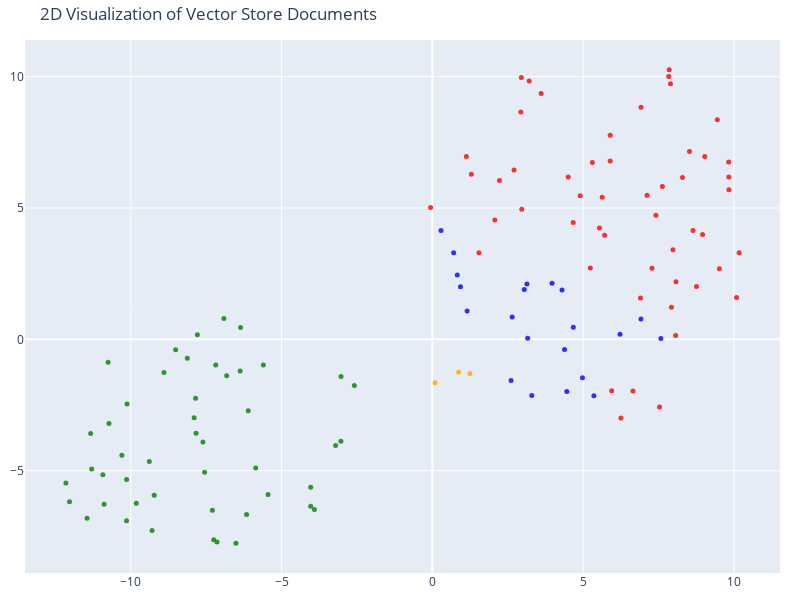

Notebook cell for this chart:
### Code cell
# We humans find it easier to visalize things in 2D!
# Reduce the dimensionality of the vectors to 2D using t-SNE
# (t-distributed stochastic neighbor embedding)

tsne = TSNE(n_components=2, random_state=42)
reduced_vectors = tsne.fit_transform(vectors)

# Create the 2D scatter plot using Plotly
fig = go.Figure(data=[go.Scatter(
    x=reduced_vectors[:, 0],
    y=reduced_vectors[:, 1],
    mode='markers',
    marker=dict(size=5, color=colors, opacity=0.8),
    text=[f"Type: {t}<br>Text: {d[0:100]}..." for t, d in zip(doc_types, documents)],
    hoverinfo='text'
)])

fig.update_layout(
    title='2D Visualization of Vector Store Documents',
    scene=dict(xaxis_title='x', yaxis_title='y'),
    width=800,
    height=600,
    margin=dict(r=20, b=10, l=10, t=40)
)

fig.show()

### Figure 1 — Plotly figure (JSON) as saved in the notebook; plotly's stock layout.template omitted (floating-point values rounded to 4 significant figures)
{"data": [{"hoverinfo": "text", "marker": {"color": ["orange", "orange", "orange", "red", "red", "red", "red", "red", "red", "red", "red", "red", "red", "red", "red", "red", "red", "red", "red", "red", "red", "red", "red", "red", "red", "red", "red", "red", "red", "red", "red", "red", "red", "red", "red", "red", "red", "red", "red", "red", "red", "red", "red", "red", "red", "red", "red", "red", "red", "red", "red", "red", "red", "red", "red", "green", "green", "green", "green", "green", "green", "green", "green", "green", "green", "green", "green", "green", "green", "green", "green", "green", "green", "green", "green", "green", "green", "green", "green", "green", "green", "green", "green", "green", "green", "green", "green", "green", "green", "green", "green", "green", "green", "green", "green", "green", "green", "green", "green", "green", "green", "green", "blue", "blue", "blue", "blue", "blue", "blue", "blue", "blue", "blue", "blue", "blue", "blue", "blue", "blue", "blue", "blue", "blue", "blue", "blue", "blue", "blue"], "opacity": 0.8, "size": 5}, "mode": "markers", "text": ["Type: company<br>Text: # About Insurellm\n\nInsurellm was founded by Avery Lancaster in 2015 as an insurance tech startup des...", "Type: company<br>Text: # Careers at Insurellm\n\nInsurellm is hiring! We are looking for talented software engineers, data sc...", "Type: company<br>Text: # Overview of Insurellm\n\nInsurellm is an innovative insurance tech firm with 200 employees across th...", "Type: contracts<br>Text: # Contract with Apex Reinsurance for Rellm: AI-Powered Enterprise Reinsurance Solution\n\n## Terms\n\n1....", "Type: contracts<br>Text: ## Renewal\n\n1. **Automatic Renewal**: This Agreement will automatically renew for successive one-yea...", "Type: contracts<br>Text: 2. **Seamless Integrations**: The architecture of Rellm allows for easy integration with existing sy...", "Type: contracts<br>Text: 1. **Technical Support**: Provider shall offer dedicated technical support to the Client via phone, ...", "Type: contracts<br>Text: **Insurellm, Inc.**  \n_____________________________  \nAuthorized Signature   \nDate: ________________...", "Type: contracts<br>Text: # Contract with Belvedere Insurance for Markellm\n\n## Terms\nThis Contract (\"Agreement\") is made and e...", "Type: contracts<br>Text: ## Renewal\n1. **Renewal Terms**: This Agreement may be renewed for additional one-year terms upon mu...", "Type: contracts<br>Text: ## Features\n1. **AI-Powered Matching**: Belvedere Insurance will benefit from Markellm's AI-powered ...", "Type: contracts<br>Text: ## Support\n1. **Technical Support**: Technical support will be available from 9 AM to 7 PM EST, Mond...", "Type: contracts<br>Text: **Belvedere Insurance**  \nSignature: ______________________  \nName: [Authorized Signatory]  \nTitle: ...", "Type: contracts<br>Text: # Contract with BrightWay Solutions for Markellm\n\n**Contract Date:** October 5, 2023  \n**Contract ID...", "Type: contracts<br>Text: 3. **Service Level Agreement (SLA):**  \n   Insurellm commits to a 99.9% uptime for the platform with...", "Type: contracts<br>Text: 2. **Real-Time Quote Availability:**  \n   Consumers sourced via BrightWay Solutions will receive rea...", "Type: contracts<br>Text: 3. **Training and Onboarding:**  \n   Insurellm agrees to provide one free training session on how to...", "Type: contracts<br>Text: # Contract with EverGuard Insurance for Rellm: AI-Powered Enterprise Reinsurance Solution\n\n**Contrac...", "Type: contracts<br>Text: 4. **Usage Rights**: EverGuard Insurance is granted a non-exclusive, non-transferable license to acc...", "Type: contracts<br>Text: 1. **Core Functionality**: Rellm provides EverGuard Insurance with advanced AI-driven analytics, sea...", "Type: contracts<br>Text: 1. **Customer Support**: Insurellm will provide EverGuard Insurance with 24/7 customer support, incl...", "Type: contracts<br>Text: ---\n\n**Signatures**  \n**For Insurellm**: __________________________  \n**Name**: John Smith  \n**Title...", "Type: contracts<br>Text: # Contract with GreenField Holdings for Markellm\n\n**Effective Date:** November 15, 2023  \n**Contract...", "Type: contracts<br>Text: ## Renewal\n1. **Automatic Renewal**: This contract will automatically renew for sequential one-year ...", "Type: contracts<br>Text: ## Features\n1. **AI-Powered Matching**: Access to advanced algorithms that connect GreenField Holdin...", "Type: contracts<br>Text: ## Support\n1. **Customer Support Access**: The Client will have access to dedicated support through ...", "Type: contracts<br>Text: **Signatures:**  \n_________________________                           _________________________  \n**...", "Type: contracts<br>Text: # Contract with Greenstone Insurance for Homellm\n\n---\n\n## Terms\n\n1. **Parties**: This Contract (\"Agr...", "Type: contracts<br>Text: 4. **Payment Terms**: \n   - The Customer shall pay an amount of $10,000 per month for the Standard T...", "Type: contracts<br>Text: ---\n\n## Features\n\n- **AI-Powered Risk Assessment**: Customer will have access to enhanced risk evalu...", "Type: contracts<br>Text: - **Customer Portal**: A dedicated portal will be provided, allowing the Customer's clients to manag...", "Type: contracts<br>Text: ______________________________  \n[Name], [Title]  \nDate: ______________________\n\n**For Greenstone In...", "Type: contracts<br>Text: # Contract with GreenValley Insurance for Homellm\n\n**Contract Date:** October 6, 2023  \n**Contract N...", "Type: contracts<br>Text: 4. **Confidentiality:** Both parties agree to maintain the confidentiality of proprietary informatio...", "Type: contracts<br>Text: 1. **AI-Powered Risk Assessment:** Access to advanced AI algorithms for real-time risk evaluations.\n...", "Type: contracts<br>Text: 3. **Regular Updates:** Insurellm will offer ongoing updates and enhancements to the Homellm platfor...", "Type: contracts<br>Text: # Contract with Pinnacle Insurance Co. for Homellm\n\n## Terms\nThis contract (\"Contract\") is entered i...", "Type: contracts<br>Text: ## Renewal\n1. **Renewal Terms**: At the end of the initial term, this Contract shall automatically r...", "Type: contracts<br>Text: ## Features\n1. **AI-Powered Risk Assessment**: Utilized for tailored underwriting decisions specific...", "Type: contracts<br>Text: ## Support\n1. **Technical Support**: Insurellm shall provide 24/7 technical support via an email and...", "Type: contracts<br>Text: # Contract with Roadway Insurance Inc. for Carllm\n\n---\n\n## Terms\n\n1. **Agreement Effective Date**: T...", "Type: contracts<br>Text: ---\n\n## Renewal\n\n1. **Automatic Renewal**: This agreement will automatically renew for an additional...", "Type: contracts<br>Text: ---\n\n## Features\n\n1. **Access to Core Features**: Roadway Insurance Inc. will have access to all Pro...", "Type: contracts<br>Text: ---\n\n## Support\n\n1. **Technical Support**: Roadway Insurance Inc. will receive priority technical su...", "Type: contracts<br>Text: # Contract with Stellar Insurance Co. for Rellm\n\n## Terms\nThis contract is made between **Insurellm*...", "Type: contracts<br>Text: ### Termination\nEither party may terminate this agreement with a **30-day written notice**. In the e...", "Type: contracts<br>Text: ## Features\nStellar Insurance Co. will receive access to the following features of the Rellm product...", "Type: contracts<br>Text: ## Support\nInsurellm provides Stellar Insurance Co. with the following support services:\n\n- **24/7 T...", "Type: contracts<br>Text: # Contract with TechDrive Insurance for Carllm\n\n**Contract Date:** October 1, 2024  \n**Contract Dura...", "Type: contracts<br>Text: ## Renewal\n\n1. **Automatic Renewal**: This contract shall automatically renew for additional one-yea...", "Type: contracts<br>Text: ## Support\n\n1. **Customer Support**: Insurellm will provide 24/7 customer support to TechDrive Insur...", "Type: contracts<br>Text: **TechDrive Insurance Representative:**  \nName: Sarah Johnson  \nTitle: Operations Director  \nDate: _...", "Type: contracts<br>Text: # Contract with Velocity Auto Solutions for Carllm\n\n**Contract Date:** October 1, 2023  \n**Contract ...", "Type: contracts<br>Text: ## Renewal\n\n1. **Automatic Renewal**: This contract will automatically renew for successive 12-month...", "Type: contracts<br>Text: ## Support\n\n1. **Customer Support**: Velocity Auto Solutions will have access to Insurellm’s custome...", "Type: employees<br>Text: # HR Record\n\n# Alex Chen\n\n## Summary\n- **Date of Birth:** March 15, 1990  \n- **Job Title:** Backend ...", "Type: employees<br>Text: ## Annual Performance History\n- **2020:**  \n  - Completed onboarding successfully.  \n  - Met expecta...", "Type: employees<br>Text: ## Compensation History\n- **2020:** Base Salary: $80,000  \n- **2021:** Base Salary Increase to $90,0...", "Type: employees<br>Text: Alex Chen continues to be a vital asset at Insurellm, contributing significantly to innovative backe...", "Type: employees<br>Text: # HR Record\n\n# Alex Harper\n\n## Summary\n- **Date of Birth**: March 15, 1993  \n- **Job Title**: Sales ...", "Type: employees<br>Text: ## Annual Performance History  \n- **2021**:  \n  - **Performance Rating**: 4.5/5  \n  - **Key Achievem...", "Type: employees<br>Text: - **2022**:  \n  - **Base Salary**: $65,000 (Promotion to Senior SDR)  \n  - **Bonus**: $13,000 (20% o...", "Type: employees<br>Text: # HR Record\n\n# Alex Thomson\n\n## Summary\n- **Date of Birth:** March 15, 1995  \n- **Job Title:** Sales...", "Type: employees<br>Text: ## Annual Performance History  \n- **2022** - Rated as \"Exceeds Expectations.\" Alex Thomson achieved ...", "Type: employees<br>Text: ## Other HR Notes\n- Alex Thomson is an active member of the Diversity and Inclusion committee at Ins...", "Type: employees<br>Text: # Avery Lancaster\n\n## Summary\n- **Date of Birth**: March 15, 1985  \n- **Job Title**: Co-Founder & Ch...", "Type: employees<br>Text: - **2010 - 2013**: Business Analyst at Edge Analytics  \n  Prior to joining Innovate, Avery worked as...", "Type: employees<br>Text: - **2018**: **Exceeds Expectations**  \n  Under Avery’s pivoted vision, Insurellm launched two new su...", "Type: employees<br>Text: - **2022**: **Satisfactory**  \n  Avery focused on rebuilding team dynamics and addressing employee c...", "Type: employees<br>Text: ## Compensation History\n- **2015**: $150,000 base salary + Significant equity stake  \n- **2016**: $1...", "Type: employees<br>Text: ## Other HR Notes\n- **Professional Development**: Avery has actively participated in leadership trai...", "Type: employees<br>Text: # HR Record\n\n# Emily Carter\n\n## Summary\n- **Date of Birth:** August 12, 1990  \n- **Job Title:** Acco...", "Type: employees<br>Text: - **2017-2019:** Marketing Intern  \n  - Assisted with market research and campaign development for s...", "Type: employees<br>Text: ## Compensation History\n| Year | Base Salary | Bonus         | Total Compensation |\n|------|--------...", "Type: employees<br>Text: Emily Carter exemplifies the kind of talent that drives Insurellm's success and is an invaluable ass...", "Type: employees<br>Text: # HR Record\n\n# Emily Tran\n\n## Summary\n- **Date of Birth:** March 18, 1991  \n- **Job Title:** Digital...", "Type: employees<br>Text: - **January 2017 - May 2018**: Marketing Intern  \n  - Supported the Marketing team by collaborating ...", "Type: employees<br>Text: - **2021**:  \n  - Performance Rating: Meets Expectations  \n  - Key Achievements: Contributed to the ...", "Type: employees<br>Text: - **Professional Development Goals**:  \n  - Emily Tran aims to become a Marketing Manager within the...", "Type: employees<br>Text: # HR Record\n\n# Jordan Blake\n\n## Summary\n- **Date of Birth:** March 15, 1993  \n- **Job Title:** Sales...", "Type: employees<br>Text: ## Annual Performance History\n- **2021:** First year at Insurellm; achieved 90% of monthly targets. ...", "Type: employees<br>Text: ## Other HR Notes\n- Jordan has shown an interest in continuing education, actively participating in ...", "Type: employees<br>Text: # HR Record\n\n# Jordan K. Bishop\n\n## Summary\n- **Date of Birth:** March 15, 1990\n- **Job Title:** Fro...", "Type: employees<br>Text: ## Annual Performance History\n- **2019:** Exceeds Expectations - Continuously delivered high-quality...", "Type: employees<br>Text: ## Compensation History\n- **June 2018:** Starting Salary - $85,000\n- **June 2019:** Salary Increase ...", "Type: employees<br>Text: ## Other HR Notes\n- Jordan K. Bishop has been an integral part of club initiatives, including the In...", "Type: employees<br>Text: # HR Record\n\n# Maxine Thompson\n\n## Summary\n- **Date of Birth:** January 15, 1991  \n- **Job Title:** ...", "Type: employees<br>Text: ## Insurellm Career Progression\n- **January 2017 - October 2018**: **Junior Data Engineer**  \n  * Ma...", "Type: employees<br>Text: ## Annual Performance History\n- **2017**: *Meets Expectations*  \n  Maxine showed potential in her ro...", "Type: employees<br>Text: - **2021**: *Exceeds Expectations*  \n  Maxine spearheaded the transition to a new data warehousing s...", "Type: employees<br>Text: ## Compensation History\n- **2017**: $70,000 (Junior Data Engineer)  \n- **2018**: $75,000 (Junior Dat...", "Type: employees<br>Text: # HR Record\n\n# Oliver Spencer\n\n## Summary\n- **Date of Birth**: May 14, 1990  \n- **Job Title**: Backe...", "Type: employees<br>Text: ## Annual Performance History\n- **2018**: **3/5** - Adaptable team player but still learning to take...", "Type: employees<br>Text: ## Compensation History\n- **March 2018**: Initial salary of $80,000.\n- **July 2019**: Salary increas...", "Type: employees<br>Text: # Samantha Greene\n\n## Summary\n- **Date of Birth:** October 14, 1990\n- **Job Title:** HR Generalist\n-...", "Type: employees<br>Text: ## Annual Performance History\n- **2020:** Exceeds Expectations  \n  Samantha Greene demonstrated exce...", "Type: employees<br>Text: ## Compensation History\n- **2020:** Base Salary - $55,000  \n  The entry-level salary matched industr...", "Type: employees<br>Text: - **2023:** Base Salary - $70,000  \n  Recognized for substantial improvement in employee relations m...", "Type: employees<br>Text: # HR Record\n\n# Samuel Trenton\n\n## Summary\n- **Date of Birth:** April 12, 1989  \n- **Job Title:** Sen...", "Type: employees<br>Text: ## Annual Performance History\n- **2023:** Rating: 4.5/5  \n  *Samuel exceeded expectations, successfu...", "Type: employees<br>Text: ## Compensation History\n- **2023:** Base Salary: $115,000 + Bonus: $15,000  \n  *Annual bonus based o...", "Type: employees<br>Text: - **Engagement in Company Culture:** Regularly participates in team-building events and contributes ...", "Type: products<br>Text: # Product Summary\n\n# Carllm\n\n## Summary\n\nCarllm is an innovative auto insurance product developed by...", "Type: products<br>Text: - **Instant Quoting**: With Carllm, insurance companies can offer near-instant quotes to customers, ...", "Type: products<br>Text: - **Mobile Integration**: Carllm is designed to work seamlessly with mobile applications, providing ...", "Type: products<br>Text: - **Professional Tier**: $2,500/month\n  - For medium-sized companies.\n  - All Basic Tier features pl...", "Type: products<br>Text: ### Q2 2025: Customer Experience Improvements\n- Launch of a new **mobile app** for end-users.\n- Intr...", "Type: products<br>Text: # Product Summary\n\n# Homellm\n\n## Summary\nHomellm is an innovative home insurance product developed b...", "Type: products<br>Text: ### 2. Dynamic Pricing Model\nWith Homellm's innovative dynamic pricing model, insurance providers ca...", "Type: products<br>Text: ### 5. Multi-Channel Integration\nHomellm seamlessly integrates into existing insurance platforms, pr...", "Type: products<br>Text: - **Basic Tier:** Starting at $5,000/month for small insurers with basic integration features.\n- **S...", "Type: products<br>Text: All tiers include a comprehensive training program and ongoing updates to ensure optimal performance...", "Type: products<br>Text: With Homellm, Insurellm is committed to transforming the landscape of home insurance, ensuring both ...", "Type: products<br>Text: # Product Summary\n\n# Markellm\n\n## Summary\n\nMarkellm is an innovative two-sided marketplace designed ...", "Type: products<br>Text: - **User-Friendly Interface**: Designed with user experience in mind, Markellm features an intuitive...", "Type: products<br>Text: - **Customer Support**: Our dedicated support team is always available to assist both consumers and ...", "Type: products<br>Text: ### For Insurance Companies:\n- **Basic Listing Fee**: $199/month for a featured listing on the platf...", "Type: products<br>Text: ### Q3 2025\n- Initiate a comprehensive marketing campaign targeting both consumers and insurers to i...", "Type: products<br>Text: # Product Summary\n\n# Rellm: AI-Powered Enterprise Reinsurance Solution\n\n## Summary\n\nRellm is an inno...", "Type: products<br>Text: ### Seamless Integrations\nRellm's architecture is designed for effortless integration with existing ...", "Type: products<br>Text: ### Regulatory Compliance Tools\nRellm includes built-in compliance tracking features to help organiz...", "Type: products<br>Text: Join the growing number of organizations leveraging Rellm to enhance their reinsurance processes whi...", "Type: products<br>Text: Experience the future of reinsurance with Rellm, where innovation meets reliability. Let Insurellm h..."], "type": "scatter", "x": [0.8723, 0.08836, 1.246, 10.17, 7.282, 8.068, 7.414, 3.605, 1.293, 7.853, 1.545, 7.12, 2.933, 2.225, 2.963, 2.071, 2.707, 9.516, 8.077, 7.927, 8.756, 10.09, 1.127, 7.896, 7.533, -0.05939, 3.21, 9.033, 9.448, 5.944, 8.293, 2.948, 9.825, 9.828, 6.651, 9.832, 8.525, 7.836, 6.252, 7.627, 5.898, 6.919, 5.236, 4.67, 8.961, 8.643, 6.9, 7.977, 5.305, 5.542, 4.902, 4.504, 5.896, 5.71, 5.632, -8.126, -7.141, -10.93, -2.585, -6.821, -9.816, -9.223, -6.373, -9.294, -5.604, -3.033, -4.033, -4.034, -3.911, -12.15, -3.209, -7.851, -7.553, -10.29, -3.028, -7.899, -7.607, -9.385, -7.834, -7.183, -10.14, -6.36, -7.792, -6.515, -12.03, -6.913, -6.105, -5.858, -6.161, -5.447, -11.45, -8.512, -7.25, -11.3, -10.12, -7.294, -11.33, -10.72, -8.9, -10.14, -10.89, -10.75, 3.047, 3.135, 3.969, 4.298, 2.646, 4.458, 5.355, 4.977, 4.674, 4.383, 3.297, 0.9313, 0.8255, 0.7058, 0.2848, 1.152, 6.221, 7.577, 6.916, 3.159, 2.609], "y": [-1.256, -1.651, -1.298, 3.297, 2.703, 0.1421, 4.722, 9.355, 6.285, 10.26, 3.296, 5.482, 8.658, 6.049, 4.951, 4.541, 6.442, 2.689, 2.193, 1.217, 2.008, 1.588, 6.961, 9.733, -2.58, 5.018, 9.838, 6.958, 8.356, -1.958, 6.166, 9.972, 6.755, 6.181, -1.963, 5.7, 7.148, 10.01, -2.989, 5.822, 7.769, 8.839, 2.717, 4.447, 3.99, 4.14, 1.572, 3.412, 6.728, 4.243, 5.467, 6.181, 6.788, 3.964, 5.411, -0.723, -7.719, -5.152, -1.761, -1.383, -6.238, -5.937, -1.204, -7.279, -0.9813, -3.883, -5.632, -6.352, -6.479, -5.472, -4.041, -2.242, -5.058, -4.408, -1.411, -2.982, -3.911, -4.653, -3.571, -0.9789, -5.332, 0.4475, 0.1794, -7.761, -6.181, 0.795, -2.719, -4.894, -6.664, -5.91, -6.813, -0.3925, -7.626, -4.935, -2.459, -6.506, -3.583, -3.205, -1.26, -6.903, -6.281, -0.8683, 1.895, 2.107, 2.134, 1.878, 0.8486, -1.986, -2.143, -1.457, 0.4646, -0.3854, -2.138, 1.998, 2.446, 3.292, 4.14, 1.079, 0.1972, 0.03381, 0.771, 0.03798, -1.571]}], "layout": {"height": 600, "margin": {"b": 10, "l": 10, "r": 20, "t": 40}, "scene": {"xaxis": {"title": {"text": "x"}}, "yaxis": {"title": {"text": "y"}}}, "title": {"text": "2D Visualization of Vector Store Documents"}, "width": 800}}
